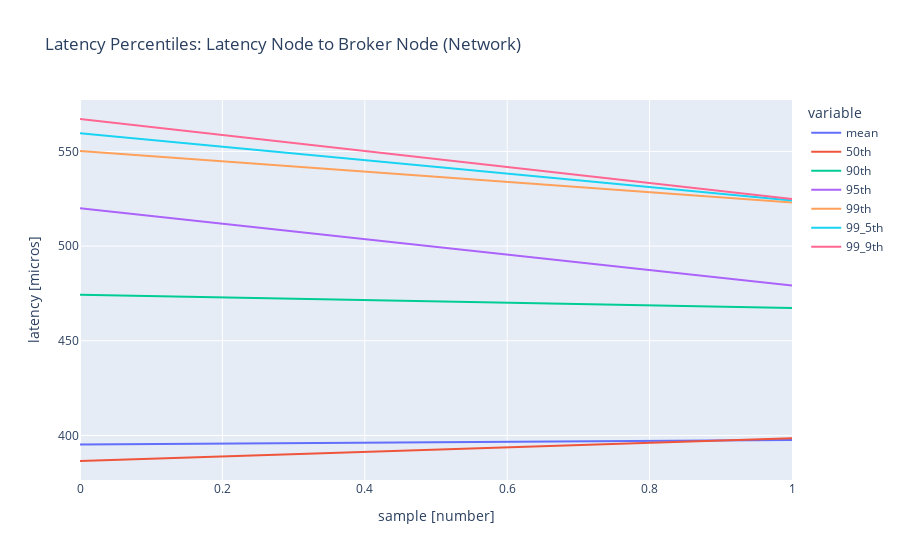

The code cell stored with this chart in its notebook:
### Markdown cell above
## Latency Stats: Latency Node to Broker Node (Network)

### Code cell
if run.run_meta.getRuncSpecMonitorLatencyLatencyNodeIsIncluded():
    import plotly.express as px
    df_lat_lat_node = run_analytics.export_latency_node_series_latencies_metrics_as_dataframe()
    fig_line = px.line(df_lat_lat_node,
                    title="Latency Percentiles: Latency Node to Broker Node (Network)",
                    labels={"value":"latency [micros]", "index":"sample [number]"})
    fig_line.show()
else: 
    print("Latency Node to Broker Node: not included")

### Figure 1 — Plotly figure (JSON) as saved in the notebook; plotly's stock layout.template omitted (floating-point values rounded to 4 significant figures)
{"data": [{"hovertemplate": "variable=mean<br>sample [number]=%{x}<br>latency [micros]=%{y}<extra></extra>", "legendgroup": "mean", "line": {"color": "#636efa", "dash": "solid"}, "mode": "lines", "name": "mean", "orientation": "v", "showlegend": true, "type": "scatter", "x": [0, 1], "xaxis": "x", "y": [395.2, 397.6], "yaxis": "y"}, {"hovertemplate": "variable=50th<br>sample [number]=%{x}<br>latency [micros]=%{y}<extra></extra>", "legendgroup": "50th", "line": {"color": "#EF553B", "dash": "solid"}, "mode": "lines", "name": "50th", "orientation": "v", "showlegend": true, "type": "scatter", "x": [0, 1], "xaxis": "x", "y": [386.5, 398.5], "yaxis": "y"}, {"hovertemplate": "variable=90th<br>sample [number]=%{x}<br>latency [micros]=%{y}<extra></extra>", "legendgroup": "90th", "line": {"color": "#00cc96", "dash": "solid"}, "mode": "lines", "name": "90th", "orientation": "v", "showlegend": true, "type": "scatter", "x": [0, 1], "xaxis": "x", "y": [474.3, 467.3], "yaxis": "y"}, {"hovertemplate": "variable=95th<br>sample [number]=%{x}<br>latency [micros]=%{y}<extra></extra>", "legendgroup": "95th", "line": {"color": "#ab63fa", "dash": "solid"}, "mode": "lines", "name": "95th", "orientation": "v", "showlegend": true, "type": "scatter", "x": [0, 1], "xaxis": "x", "y": [520.0, 479.1], "yaxis": "y"}, {"hovertemplate": "variable=99th<br>sample [number]=%{x}<br>latency [micros]=%{y}<extra></extra>", "legendgroup": "99th", "line": {"color": "#FFA15A", "dash": "solid"}, "mode": "lines", "name": "99th", "orientation": "v", "showlegend": true, "type": "scatter", "x": [0, 1], "xaxis": "x", "y": [550.3, 523.0], "yaxis": "y"}, {"hovertemplate": "variable=99_5th<br>sample [number]=%{x}<br>latency [micros]=%{y}<extra></extra>", "legendgroup": "99_5th", "line": {"color": "#19d3f3", "dash": "solid"}, "mode": "lines", "name": "99_5th", "orientation": "v", "showlegend": true, "type": "scatter", "x": [0, 1], "xaxis": "x", "y": [559.6, 524.0], "yaxis": "y"}, {"hovertemplate": "variable=99_9th<br>sample [number]=%{x}<br>latency [micros]=%{y}<extra></extra>", "legendgroup": "99_9th", "line": {"color": "#FF6692", "dash": "solid"}, "mode": "lines", "name": "99_9th", "orientation": "v", "showlegend": true, "type": "scatter", "x": [0, 1], "xaxis": "x", "y": [567.1, 524.8], "yaxis": "y"}], "layout": {"legend": {"title": {"text": "variable"}, "tracegroupgap": 0}, "title": {"text": "Latency Percentiles: Latency Node to Broker Node (Network)"}, "xaxis": {"anchor": "y", "domain": [0, 1], "title": {"text": "sample [number]"}}, "yaxis": {"anchor": "x", "domain": [0, 1], "title": {"text": "latency [micros]"}}}}
